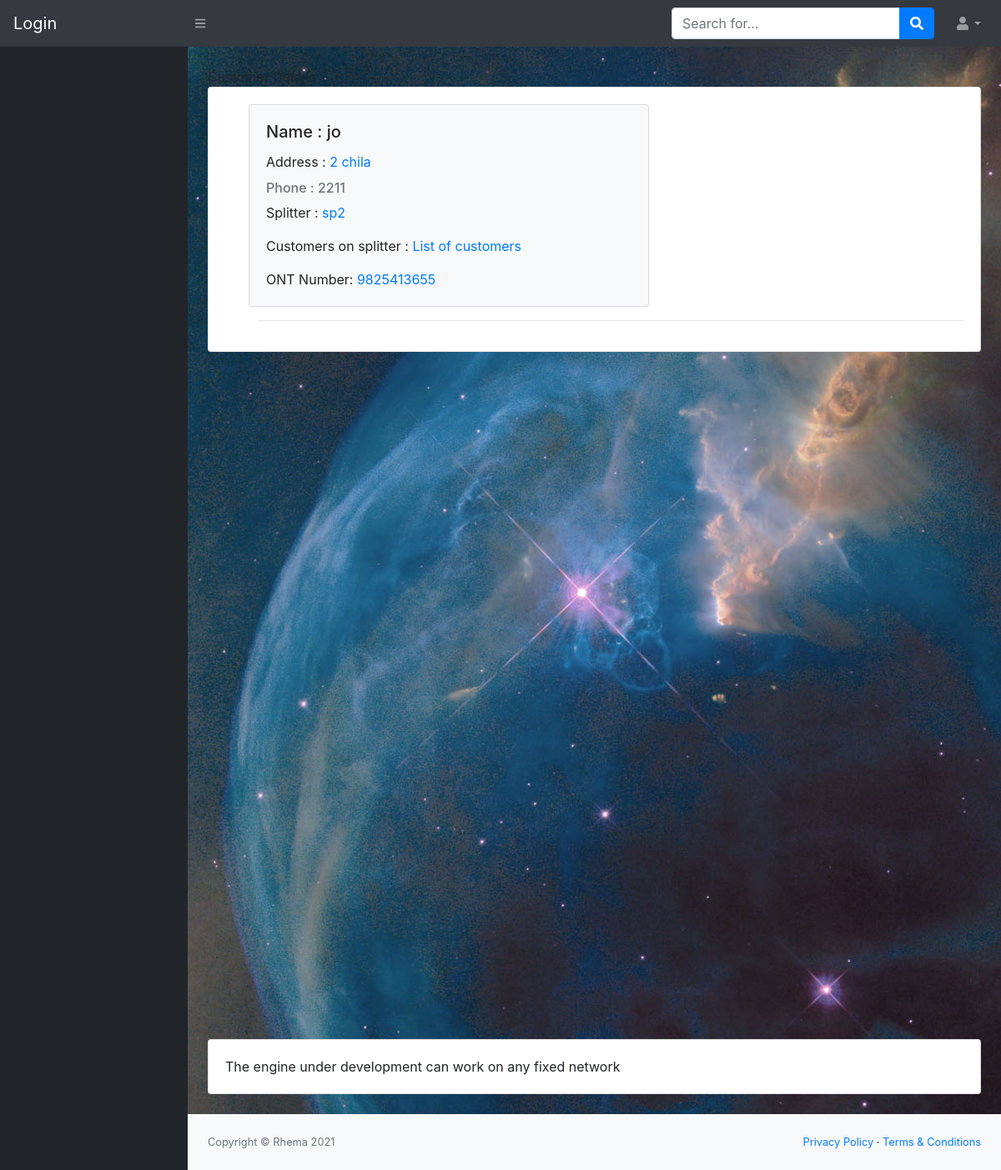
Page /customer/customer_details/2 on the committed database.
### customer/models.py (models this page shows, shortened)
class Customer(MPTTModel):
    STATUS = (
        ('true', 'True'),
        ('false', 'False')
    )
    splitter32 = models.ForeignKey(Category, on_delete=models.CASCADE,
                                   blank=True, null=True, related_name='category')
    name = models.CharField(max_length=255, blank=True, null=True)
    address = models.CharField(max_length=150, blank=True, null=True)
    gps = models.CharField(max_length=500, blank=True, null=True)
    phone = models.CharField(max_length=150, blank=True, null=True)
    ont = models.CharField(max_length=150, blank=True, null=True)
    service_id = models.CharField(max_length=150, blank=True, null=True)
    parent = TreeForeignKey('self', blank=True, null=True, related_name='children', on_delete=models.CASCADE)

class Category(MPTTModel):
    STATUS = (
        ('true', 'True'),
        ('false', 'False'),
        ('splitter32', 'Splitter32'),
        ('splitter2', 'Splitter2')
    )
    parent = TreeForeignKey('self', blank=True, null=True, related_name='children', on_delete=models.CASCADE)
    name = models.CharField(max_length=30)
    location = models.CharField(max_length=255)
    gps = models.CharField(max_length=255, blank=True, null=True)
    description = models.CharField(max_length=255)
    image = models.ImageField(blank=True, upload_to='images/')
    status = models.CharField(max_length=10, choices=STATUS)
    slug = models.SlugField()
    create_at = models.DateTimeField(auto_now_add=True)
    update_at = models.DateTimeField(auto_now=True)
    sn = models.IntegerField(default=0)
    def __str__(self):
        return self.name
    class MPTTMeta:
        order_insertion_by = ['name']

### customer/views.py (the view)
# urls.py: path('customer_details/<id>', views.customer_details, name="customer_details"),
def customer_details(request, id):
    context = {}
    customers_full_details = Customer.objects.get(id=id)
    return render(request, 'customer_details.html', {'customer': customers_full_details})

### customer/templates/customer_details.html (shortened to what this page needs)
{% extends 'base.html' %}
{% load static %}
{% block content %}
{% block description %}Customer Details{% endblock %}
                        <div class="card mb-4">
                            <div class="card-body">
                                <ul class="a">
   <div class="row">
    <div class="card bg-light" style="width: 30rem;" >
      <div class="card-body">
        <h5 class="card-title">Name : {{ customer.name }}</h5>
          <p class="card-text">Address : <a href="{{ customer.gps }}"> {{ customer.address }}</a> <br></p>
          <h6 class="card-subtitle mb-2 text-muted">Phone :  {{ customer.phone }}</a></h6>
          <p class="card-text">Splitter : <a href="{{ customer.splitter32}}"> {{ customer.splitter32 }}</a> <br></p>
          <p class="card-text">Customers on splitter : <a href="{% url 'customers_on_splitter' %}">List of customers</a> <br></p>
          <p class="card-text">ONT Number: <a href="#">{{ customer.ont }}</a> </p>
      </div>
    </div>
   </div>
    <hr>
</ul>
                            </div>
                        </div>
{% endblock %}

### rows in the picture
Customer: name "jo", address "2 chila", phone "2211", splitter32 "sp2", ont "9825413655"
